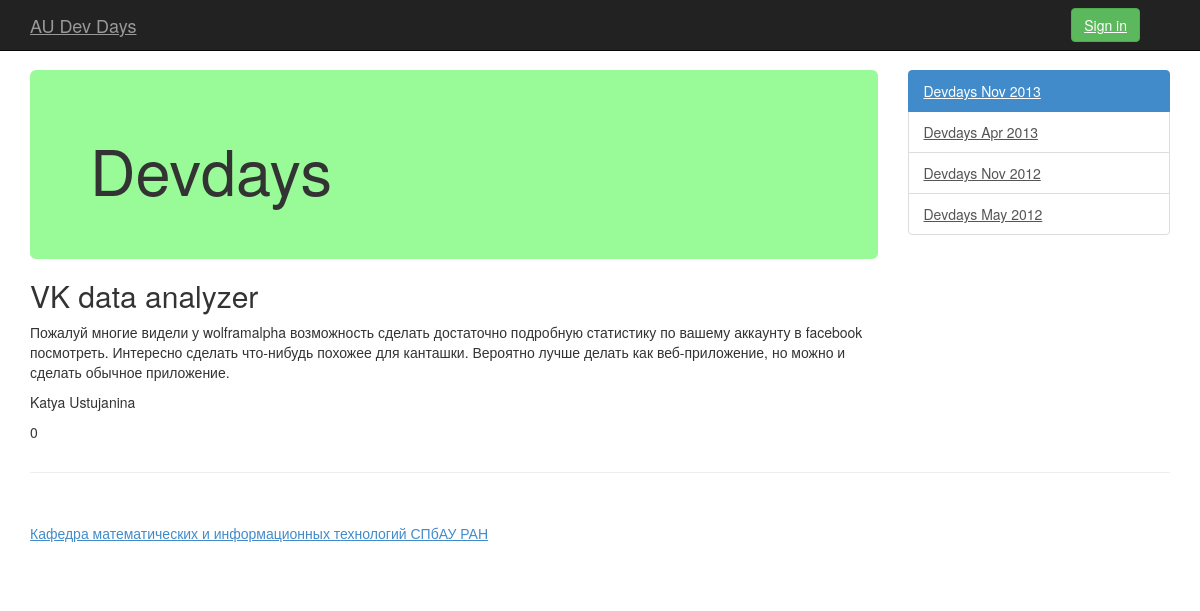
Page /idea/1/ on the committed database.
### devdays_app/models.py (models this page shows, shortened)
class Idea(models.Model):
    name = models.CharField(max_length=1024)
    description = models.CharField(max_length=30000, blank=True, null=True)
    autor = models.ForeignKey(UserProfile, blank=True, null=True, related_name='AutorUserProfile')
    likes = models.ManyToManyField(UserProfile, related_name='LikeUserProfile', blank=True, null=True)
    link = models.CharField(max_length=1024, blank=True, null=True)

class UserProfile(models.Model):
    user = models.OneToOneField(User)
    group = models.ForeignKey(Group, blank=True, null=True)
    role = models.ForeignKey(Role, blank=True, null=True)
    def __str__(self):
        return "%s %s" % (self.user.first_name, self.user.last_name)

### devdays_app/ideas/views.py (the view)
def index(request, ideaId):
    idea =  Idea.objects.all().get(id=ideaId)
    data =  { 'idea' : idea }
    return render_to_response('idea.html', data)

### templates/idea.html (shortened to what this page needs)
{% extends "base.html" %}
{% block contents %}
    <h2>{{ idea.name }}</h2>
    <p>{{ idea.description }}</p>
    <p>{{ idea.autor }}</p>
    <p>{{ idea.likes.all.count }}</p>
{% endblock %}

### rows in the picture
Idea: name "VK data analyzer", description "Пожалуй многие видели у wolframalpha возможность сделать достаточно подробную статистику по вашему аккаунту в facebook посмотреть. Интересно сделать что-нибудь похожее для канташки. Вероятно лучше делать как веб-приложение, но можно и сделать обычное приложение.", autor "Katya Ustujanina", likes.all.count "0"
